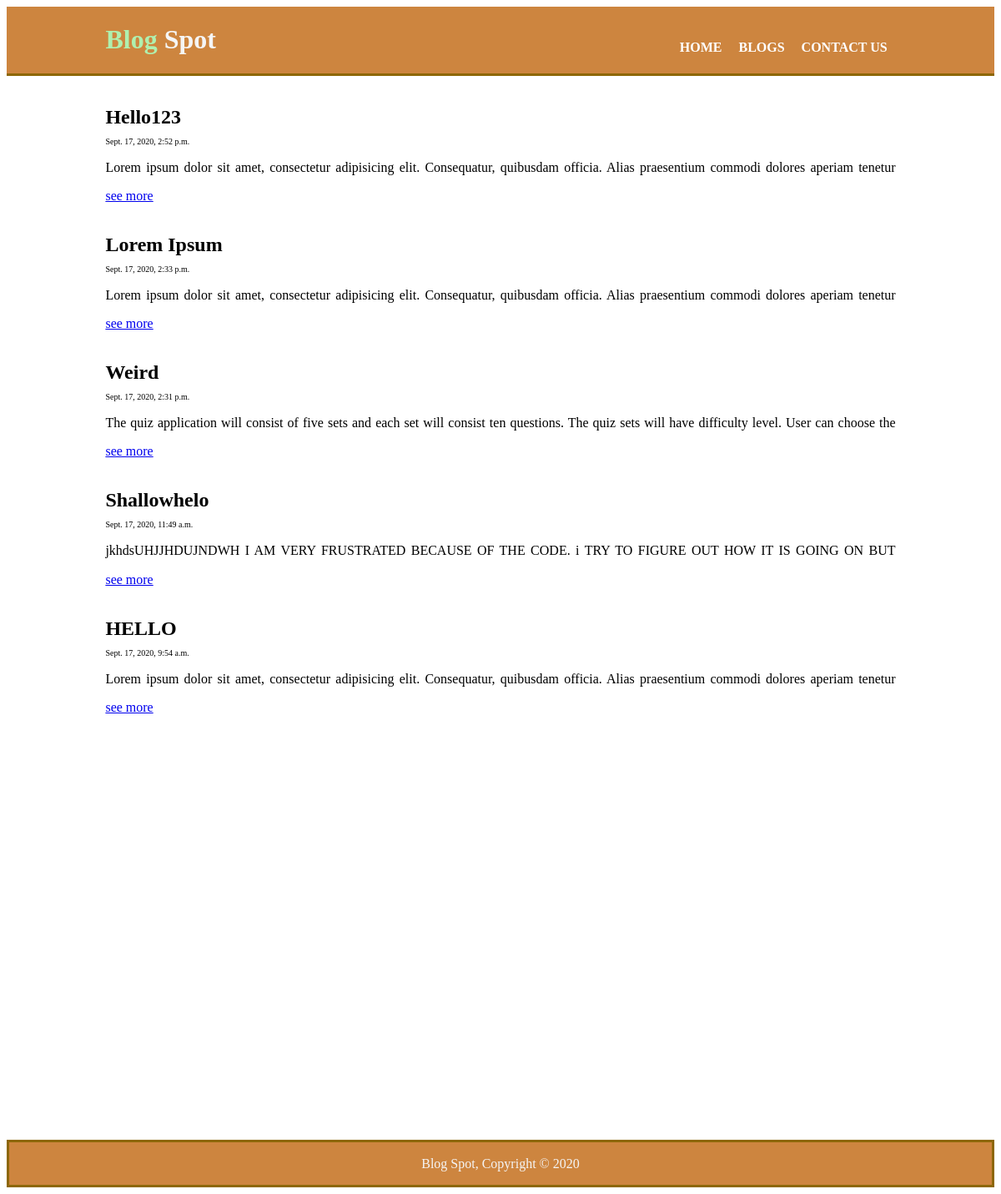
The app's page /blogs/ with its own data.
### blogapp/models.py (models this page shows, shortened)
class Blog(models.Model):
    title=models.CharField(max_length=200)
    author=models.ForeignKey(User,on_delete=models.CASCADE, related_name="blogs",default=False)
    body=models.TextField()
    created_at=models.DateTimeField(default=datetime.now, blank=True)
    status=models.IntegerField(choices=STATUS, default=0)
    class Meta:
        ordering = ['-created_at']
        verbose_name_plural = "Blogs"

### blogapp/views.py (the view)
# urls.py: path('blogs/', blogapp.views.blogs, name='blogs'),
def blogs(request):
    blogs=Blog.objects.all
    return render(request, 'blog/blogs.html', {'blogs':blogs})

### templates/blog/blogs.html
{% extends 'base.html' %}
{% block content %}
<section id="boxes">
<div class="block">
    <ul >
        <br/><br/>{% for blog in blogs %}
        <li><strong style="font-size: x-large;">{{blog.title}}</strong><br/>
            <p style='font-size: x-small;'> {{blog.created_at}}</p>
            <p style='line-height: 1.2em;height: 1.2em;overflow: hidden;text-align: justify;'>
            {{blog.body}}<br/><br/>
            </p>
            <a href="{% url 'details' blog_id=blog.id %}">see more </a><br/><br/><br/>
        </li>
        {% endfor %}
    </ul>
</div>
</section>
{% endblock content %}

### templates/base.html (shortened to what this page needs)
<!DOCTYPE html>
<html lang="en">
<head>
</head>
<body>
    <header>
        <div class="container">
                <h1 ><span class="highlight">Blog</span> Spot</h1>
            <nav>
                <ul>
                    <li><a href="{% url 'index' %}"><strong>Home</strong></a></li>
                    <li><a href="{% url 'blogs' %}"><strong> Blogs</strong></a></li>
                    <li><a href="{% url 'contact' %}"><strong> Contact Us</strong></a></li>
                </ul>
            </nav>
        </div>
    </header>
     {% block content%}
     {% endblock content%}
    <footer >
        <p>Blog Spot, Copyright &copy; 2020</p>
    </footer>
</body>
</html>

### templates/base.html (style rules this page uses)
.container { width: 80%; margin: auto; overflow:hidden; }
header h1 { float:left; }
header { background-color: peru; color:whitesmoke; padding-top:0; min-height: 70px; border-bottom: rgb(141, 103, 6) 3px solid; }
header a { color:white; text-decoration: none; text-transform: uppercase; font-size: 16px; }
ul { list-style: none; margin:0; padding:0; }
header li { padding:0 10px 0 10px; float:left; }
header nav { margin-top: 40px; float:right; }
header .highlight { color:rgb(175, 240, 175); }
.block { width: 80%; margin: auto; overflow:hidden; }
footer { padding:0.5px; margin-top: 40%; text-align: center; background-color: peru; color:whitesmoke; border:rgb(141, 103, 6) 3px solid; }

### records on screen
Blog: title "Hello123", created_at "Sept. 17, 2020, 2:52 p.m.", body "Lorem ipsum dolor sit amet, consectetur adipisicing elit. Consequatur, quibusdam officia. Alias praesentium commodi dolores aperiam tenetur…"
Blog: title "Lorem Ipsum", created_at "Sept. 17, 2020, 2:33 p.m.", body "Lorem ipsum dolor sit amet, consectetur adipisicing elit. Consequatur, quibusdam officia. Alias praesentium commodi dolores aperiam tenetur…"
Blog: title "Weird", created_at "Sept. 17, 2020, 2:31 p.m.", body "The quiz application will consist of five sets and each set will consist ten questions. The quiz sets will have difficulty level. User can choose the…"
Blog: title "Shallowhelo", created_at "Sept. 17, 2020, 11:49 a.m.", body "jkhdsUHJJHDUJNDWH I AM VERY FRUSTRATED BECAUSE OF THE CODE. i TRY TO FIGURE OUT HOW IT IS GOING ON BUT…"
Blog: title "HELLO", created_at "Sept. 17, 2020, 9:54 a.m.", body "Lorem ipsum dolor sit amet, consectetur adipisicing elit. Consequatur, quibusdam officia. Alias praesentium commodi dolores aperiam tenetur…"
